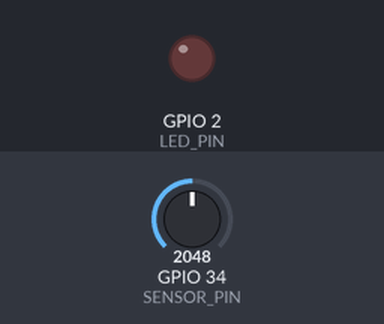
Recording of a sketch running on a simulated ESP32. On the bench: output pins drawn as LEDs (lit = HIGH). Inputs (shaded band) come from the test bench; at power-on: GPIO 34 (SENSOR_PIN) = 2048. WiFi joins after 1.5 s; servers stay silent unless stated; web services answer with replies made up by the test bench; what the sketch prints to the serial monitor is not drawn.

Above: at 2.7 s.
2.8 s: GPIO 34 (SENSOR_PIN) set to 2965
16.8 s: GPIO 34 (SENSOR_PIN) set to 3062
28.2 s: GPIO 34 (SENSOR_PIN) set to 2960
At 29.1 s:
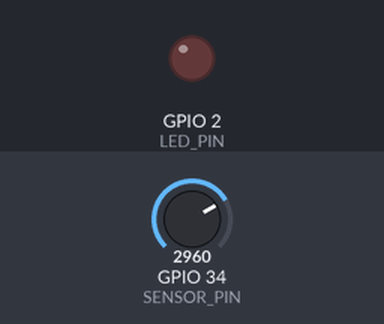
39.6 s: GPIO 34 (SENSOR_PIN) set to 3040
At 47.9 s:
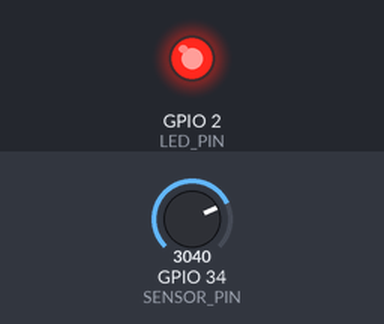
51.0 s: GPIO 34 (SENSOR_PIN) set to 2866
At 63.1 s:
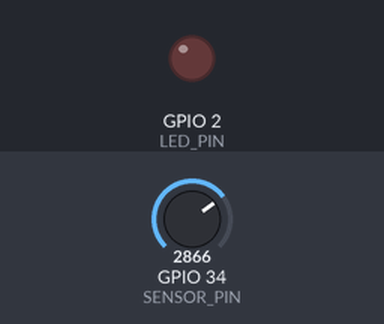
Timing chart, 0 to 64.6 s (numbered marks = the images above; inputs shaded):
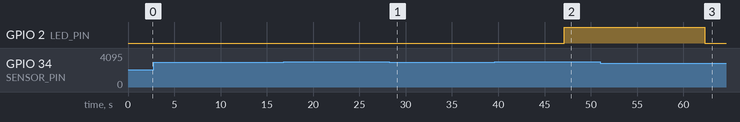

The sketch:

sketch.ino
```cpp
#include <WiFi.h>
#include <HTTPClient.h>

const char* ssid = "Wokwi-GUEST";
const char* password = "";

String apiKey = "BRHOAUKHTTBHDA8Y";

#define SENSOR_PIN 34
#define LED_PIN 2

void setup() {

  Serial.begin(115200);

  pinMode(LED_PIN, OUTPUT);

  WiFi.begin(ssid, password);

  while (WiFi.status() != WL_CONNECTED) {
    delay(500);
    Serial.print(".");
  }

  Serial.println("WiFi Connected");
}

void loop() {

  int moisture = analogRead(SENSOR_PIN);

  Serial.print("Moisture: ");
  Serial.println(moisture);

  if (moisture > 3000) {

    digitalWrite(LED_PIN, HIGH);

    Serial.println("Soil Dry");

  } else {

    digitalWrite(LED_PIN, LOW);

    Serial.println("Soil Wet");
  }

  uploadData(moisture);

  delay(15000);
}

void uploadData(int value) {

  if (WiFi.status() == WL_CONNECTED) {

    HTTPClient http;

    String url =
    "http://api.thingspeak.com/update?api_key=" +
    apiKey +
    "&field1=" +
    String(value);

    http.begin(url);

    int code = http.GET();

    Serial.println(code);

    http.end();
  }
}
```

Measured:
- after the input at 2.8 s, every drawn part: stays the same
- after the input at 16.8 s, every drawn part: stays the same
- after the input at 28.2 s, GPIO 2 (LED_PIN): stays LOW (without the input it goes to HIGH after 3.7 s)
- after the input at 39.6 s, GPIO 2 (LED_PIN): LOW → HIGH after 7.5 s
- after the input at 51.0 s, GPIO 2 (LED_PIN): HIGH → LOW after 11.3 s
